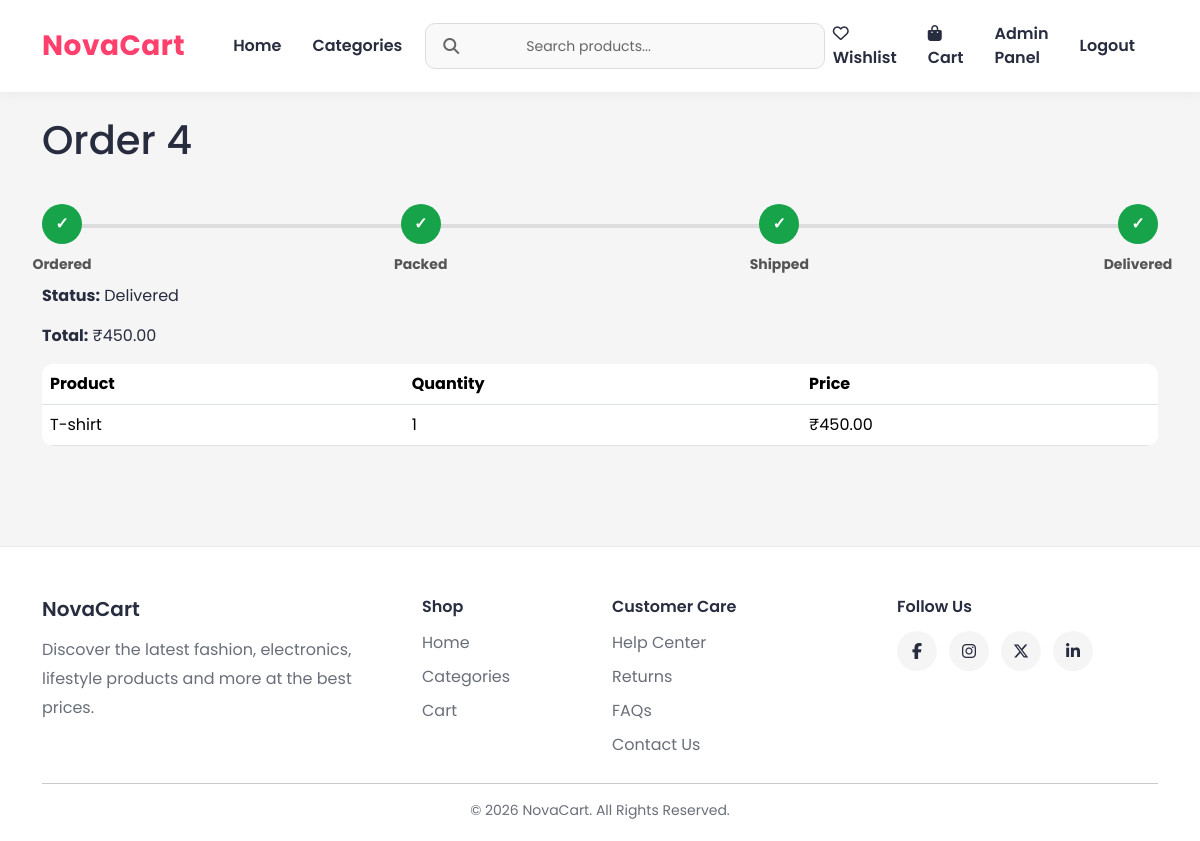
Screenshot of /cart/my-orders/4/ (signed in) with the database file from the repository.
### order/models.py (models this page shows, shortened)
class Order(models.Model):
    PAYMENT_CHOICES = (
        ('COD', 'Cash On Delivery'),
    )
    STATUS_CHOICES = (
        ('Pending', 'Pending'),
        ('Packed', 'Packed'),
        ('Shipped', 'Shipped'),
        ('Delivered', 'Delivered'),
    )
    user = models.ForeignKey(
        User,
        on_delete=models.CASCADE
    )
    full_name = models.CharField(
        max_length=100
    )
    phone = models.CharField(
        max_length=15
    )
    address = models.TextField()
    city = models.CharField(
        max_length=100
    )
    state = models.CharField(
        max_length=100
    )
    pincode = models.CharField(
        max_length=10
    )
    payment_method = models.CharField(
        max_length=20,
        choices=PAYMENT_CHOICES,
        default='COD'
    )
    total_price = models.DecimalField(
        max_digits=10,
        decimal_places=2
    )
    is_paid = models.BooleanField(
        default=False
    )
    status = models.CharField(
        max_length=20,
        choices=STATUS_CHOICES,
        default='Pending'
    )
    created_at = models.DateTimeField(
        auto_now_add=True
    )

class OrderItem(models.Model):
    order = models.ForeignKey(
        Order,
        on_delete=models.CASCADE,
        related_name='items'
    )
    product = models.ForeignKey(
        Product,
        on_delete=models.CASCADE
    )
    quantity = models.PositiveIntegerField(
        default=1
    )
    price = models.DecimalField(
        max_digits=10,
        decimal_places=2
    )

### store/models.py (models this page shows, shortened)
class Product(models.Model):
    category = models.ForeignKey(
        Categories,
        on_delete=models.CASCADE
    )
    subcategory = models.ForeignKey(
        SubCategory,
        on_delete=models.CASCADE,
        null=True,
        blank=True
    )
    name = models.CharField(max_length=255)
    description = models.TextField()
    price = models.DecimalField(max_digits=10, decimal_places=2)
    image = models.ImageField(upload_to='product_images/')
    stock = models.PositiveIntegerField(default=0)

### order/views.py (the view)
@login_required
def order_detail_user(request, order_id):
    order = get_object_or_404(
        Order,
        id=order_id,
        user=request.user
    )
    return render(
        request,
        'order_detail_user.html',
        {
            'order': order
        }
    )

### store/context_processors.py (called while the page is built)
def categories_processor(request):
    return {
        'categories': Categories.objects.all()
    }

### templates/order_detail_user.html
{% extends 'base.html' %}
{% block content %}
<h1>
    Order {{ order.id }}
</h1>
<div class="tracking-container">
    <div class="tracking-step {% if order.status == 'Pending' or order.status == 'Packed' or order.status == 'Shipped' or order.status == 'Delivered' %}active{% endif %}">
        ✓
        <span>Ordered</span>
    </div>
    <div class="tracking-step {% if order.status == 'Packed' or order.status == 'Shipped' or order.status == 'Delivered' %}active{% endif %}">
        ✓
        <span>Packed</span>
    </div>
    <div class="tracking-step {% if order.status == 'Shipped' or order.status == 'Delivered' %}active{% endif %}">
        ✓
        <span>Shipped</span>
    </div>
    <div class="tracking-step {% if order.status == 'Delivered' %}active{% endif %}">
        ✓
        <span>Delivered</span>
    </div>
</div>
<p>
    <strong>Status:</strong>
    {{ order.status }}
</p>
<p>
    <strong>Total:</strong>
    ₹{{ order.total_price }}
</p>
<table class="table">
    <tr>
        <th>Product</th>
        <th>Quantity</th>
        <th>Price</th>
    </tr>
    {% for item in order.items.all %}
    <tr>
        <td>
            {{ item.product.name }}
        </td>
        <td>
            {{ item.quantity }}
        </td>
        <td>
            ₹{{ item.price }}
        </td>
    </tr>
    {% endfor %}
</table>
{% endblock %}

### static/css/style.css (style rules this page uses)
* { margin:0; padding:0; box-sizing:border-box; }
body { font-family:'Poppins',sans-serif; background:#f5f5f6; color:#282c3f; min-height:100vh; }
.table { background:white; border-radius:12px; overflow:hidden; }
.tracking-container { display:flex; justify-content:space-between; align-items:center; margin:40px 0; position:relative; }
.tracking-container::before { content:""; position:absolute; top:20px; left:0; width:100%; height:4px; background:#ddd; z-index:0; }
.tracking-step { position:relative; z-index:1; width:40px; height:40px; border-radius:50%; background:#ddd; color:white; display:flex; align-items:center; justify-content:center; font-weight:bold; }
.tracking-step span { position:absolute; top:50px; white-space:nowrap; color:#555; font-size:14px; }
.tracking-step.active { background:#16a34a; }

### rows the page displays
Order: id "4", status "Delivered", total_price "450.00"
OrderItem: product.name "T-shirt", quantity "1", price "450.00"
